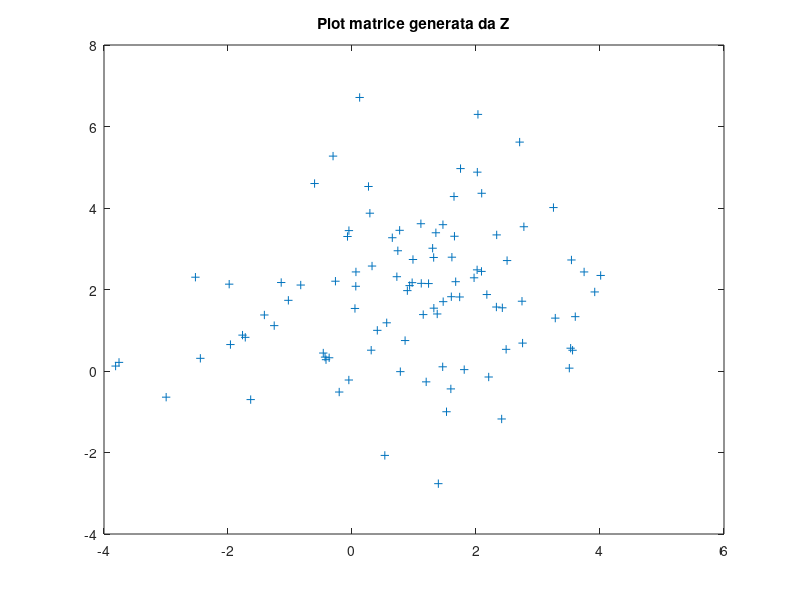

Recreate this plot in MATLAB.
%%                                             Statistica Multivariata - Prof. Maurizio Vichi
%%                                                                   
%%                                                              Alessandro Sottile
%%                                                                 a.a. 2020-2021
% 

% 1. Generare una matrice *X* da una normale bivariata, definendo arbitrariamente 
% il vettore delle medie, la matrice di varianze e covarianze e il numero di unità.

mu=[1 2]; % inserisco i valori per poter generare una normale bivariata
sigma=[1 1.5; 1.5 3];
y = mvnrnd(mu,sigma,99)
%% 
% 2. Rappresentare graficamente i dati in due dimensioni.

plot1=plot(y(:,1),y(:,2),'+')
title('Plot matrice generata da y')
%% 
% 
% 
% 3. Modifcare i valori all'interno della matrice di varianza e covarianza definita, 
% generare nuovamente e dati e rappresentarli graficamente.

mu=[1 2]; % cambio i valori di sigma
sigma2=[3 0.5; 0.5 3];
Z = mvnrnd(mu,sigma2,99)

plot2=plot(Z(:,1),Z(:,2),'+')
title('Plot matrice generata da Z')
% ottengo un grafico differente
%% 
% 4. Commentare i risultati ottenuti.
% 
% La differenza nei risultati ottenuti è dovuto al cambiamento di sigma, infatti 
% sono due campioni diversi ottenuti da  normali bivariate con parametri differenti
% 
% Nel plot dei dati generati dalla matrice Z si nota che i punti non sembrano 
% seguire una direzione ben precisa, infatti tendono ad ammassarsi sopratutto 
% nella zona centrale, anche se si nota la presenza di qualche dato anomalo. Si 
% può affermare che, data la mancanza di una relazione tra i punti, i dati sono 
% di fatto incorrelati.
% 
% Invece nel plot del campione generato da y la situazione cambia: sembra esserci 
% una marcata relazione lineare tra i dati, infatti a valori alti corrispondono 
% valori alti, e viceversa; non si nota la presenza di particolari dati anonimi.
% 
% Si può quindi affermare che i dati godono di un alto livello di correlazione 
% positiva.
% 
% 



% elenco delle funzioni usate
%% 
% 

%1
%%
function[Xm,Sx,Rx]=Funzione1(A)
nrow=size(A,1);
u1=ones(nrow,1);
Xm=(pinv(u1)*A)';
Jc=eye(nrow)-(1/nrow)*ones(nrow);
Sx=1/nrow*A'*Jc*A;
D=diag(diag(Sx));
D=D.^0.5;
Rx=D^-1*Sx*D^-1;
end

%2

function[Stampa1,Stampa2,Stampa3] = ChiquadroFinale(BF,BS,Tipo)
% con Tipo sto chiedendo di scegliere uno dei 3 metodi
% inoltre sto chiedendo di dare due matrici alla funzione 
NumclasseS=size(BS,2);
NumclasseF = size(BF,2);
N = size(BF,1);
CF= BF'*BF*ones(NumclasseF,1);
CS= BS'*BS*ones(NumclasseS,1);
Cfs = BF'*BS;
tCfs=N^-1*Cfs;
rCf=CF/N;
rCs=CS/N;
TabCont = [Cfs,CF;CS',N];
TabNCol=(pinv(BS)*BF)';
col=size(TabNCol,2);
r = size(TabCont,1);
% raccolgo tutti i dati e costruisco altre matrici che serviranno per i vari metodi
if Tipo == 1
Stampa2 = N*(trace(BS'*pinv(BF')*BF'*pinv(BS'))-1)
end
if Tipo == 2
Stampa1 = N^3*trace((BF'*BF)^-1*(tCfs-rCf*rCs')*(BS'*BS)^-1*(tCfs-rCf*rCs')')
end
if Tipo == 3
for i = 1:col
    parti(i) = N*(TabCont(r,i)*(TabNCol(:,i)-rCf)'*inv(BF'*BF)*(TabNCol(:,i)-rCf));
end

 Stampa3 = sum(parti)
end 
end


%3

function[Stampa]=Standard(A)
n=size(A,1)
In=eye(n)
jcc = In-(1/n)*ones(n,1)*ones(n,1)'
Sx= cov(A,1)
D=diag(diag(Sx))
Dnew= D.^0.5
Stampa = jcc*A*Dnew^-1
end
